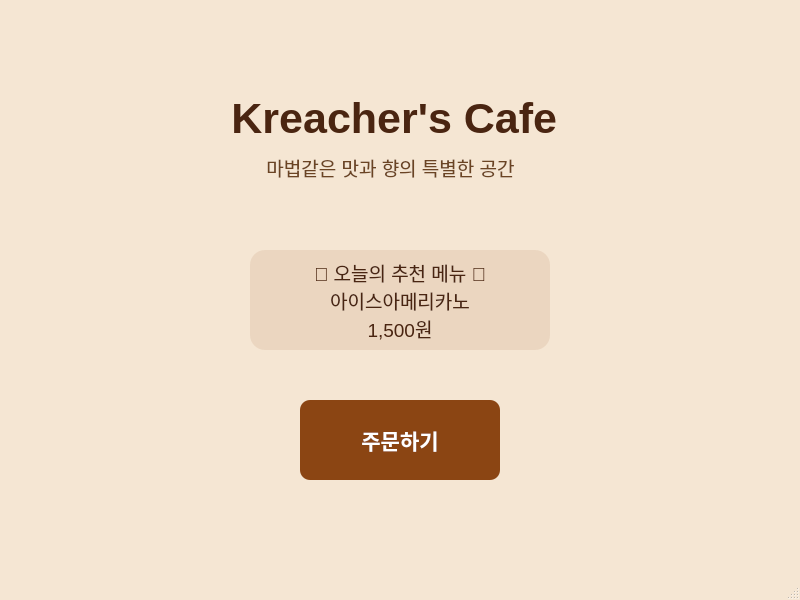
<?xml version="1.0" encoding="UTF-8"?>
<ui version="4.0">
 <class>MainWindow</class>
 <widget class="QMainWindow" name="MainWindow">
  <property name="geometry">
   <rect>
    <x>0</x>
    <y>0</y>
    <width>800</width>
    <height>600</height>
   </rect>
  </property>
  <property name="windowTitle">
   <string>Kreacher's Cafe</string>
  </property>
  <property name="styleSheet">
   <string>QMainWindow {
    background-color: #F5E6D3;
   }
   QPushButton {
    background-color: #8B4513;
    color: white;
    border-radius: 10px;
    font-size: 16pt;
    font-weight: bold;
   }
   QPushButton:hover {
    background-color: #A0522D;
   }
   QTextEdit {
    background: transparent;
    border: none;
   }</string>
  </property>
  <widget class="QWidget" name="centralwidget">
   <widget class="QPushButton" name="pushButton">
    <property name="geometry">
     <rect>
      <x>300</x>
      <y>400</y>
      <width>200</width>
      <height>80</height>
     </rect>
    </property>
    <property name="text">
     <string>주문하기</string>
    </property>
   </widget>
   <widget class="QLabel" name="todaySpecial">
    <property name="geometry">
     <rect>
      <x>250</x>
      <y>250</y>
      <width>300</width>
      <height>100</height>
     </rect>
    </property>
    <property name="styleSheet">
     <string>
      QLabel {
       background-color: rgba(139, 69, 19, 0.1);
       border-radius: 15px;
       padding: 10px;
       color: #4A2511;
       font-size: 14pt;
      }
     </string>
    </property>
    <property name="text">
     <string>🌟 오늘의 추천 메뉴 🌟
아이스아메리카노
1,500원</string>
    </property>
    <property name="alignment">
     <set>Qt::AlignCenter</set>
    </property>
   </widget>
   <widget class="QTextEdit" name="textEdit_2">
    <property name="geometry">
     <rect>
      <x>120</x>
      <y>90</y>
      <width>541</width>
      <height>111</height>
     </rect>
    </property>
    <property name="html">
     <string>&lt;!DOCTYPE HTML PUBLIC &quot;-//W3C//DTD HTML 4.0//EN&quot; &quot;http://www.w3.org/TR/REC-html40/strict.dtd&quot;&gt;
&lt;html&gt;&lt;head&gt;&lt;meta name=&quot;qrichtext&quot; content=&quot;1&quot; /&gt;&lt;style type=&quot;text/css&quot;&gt;
p, li { white-space: pre-wrap; }
&lt;/style&gt;&lt;/head&gt;&lt;body style=&quot; font-family:'Ubuntu Sans'; font-size:11pt; font-weight:400; font-style:normal;&quot;&gt;
&lt;p style=&quot; margin-top:0px; margin-bottom:0px; margin-left:0px; margin-right:0px; -qt-block-indent:0; text-indent:0px;&quot;&gt;&lt;span style=&quot; font-family:'Helvetica'; font-size:32pt; font-weight:600; color:#4a2511;&quot;&gt;         Kreacher's Cafe&lt;/span&gt;&lt;/p&gt;
&lt;p align=&quot;center&quot; style=&quot; margin-top:10px; margin-bottom:12px; margin-left:0px; margin-right:0px; -qt-block-indent:0; text-indent:0px;&quot;&gt;&lt;span style=&quot; font-family:'Helvetica'; font-size:14pt; color:#6b4423;&quot;&gt;마법같은 맛과 향의 특별한 공간&lt;/span&gt;&lt;/p&gt;&lt;/body&gt;&lt;/html&gt;</string>
    </property>
   </widget>
  </widget>
  <widget class="QMenuBar" name="menubar">
   <property name="geometry">
    <rect>
     <x>0</x>
     <y>0</y>
     <width>800</width>
     <height>24</height>
    </rect>
   </property>
  </widget>
  <widget class="QStatusBar" name="statusbar"/>
 </widget>
 <resources/>
 <connections/>
</ui>
